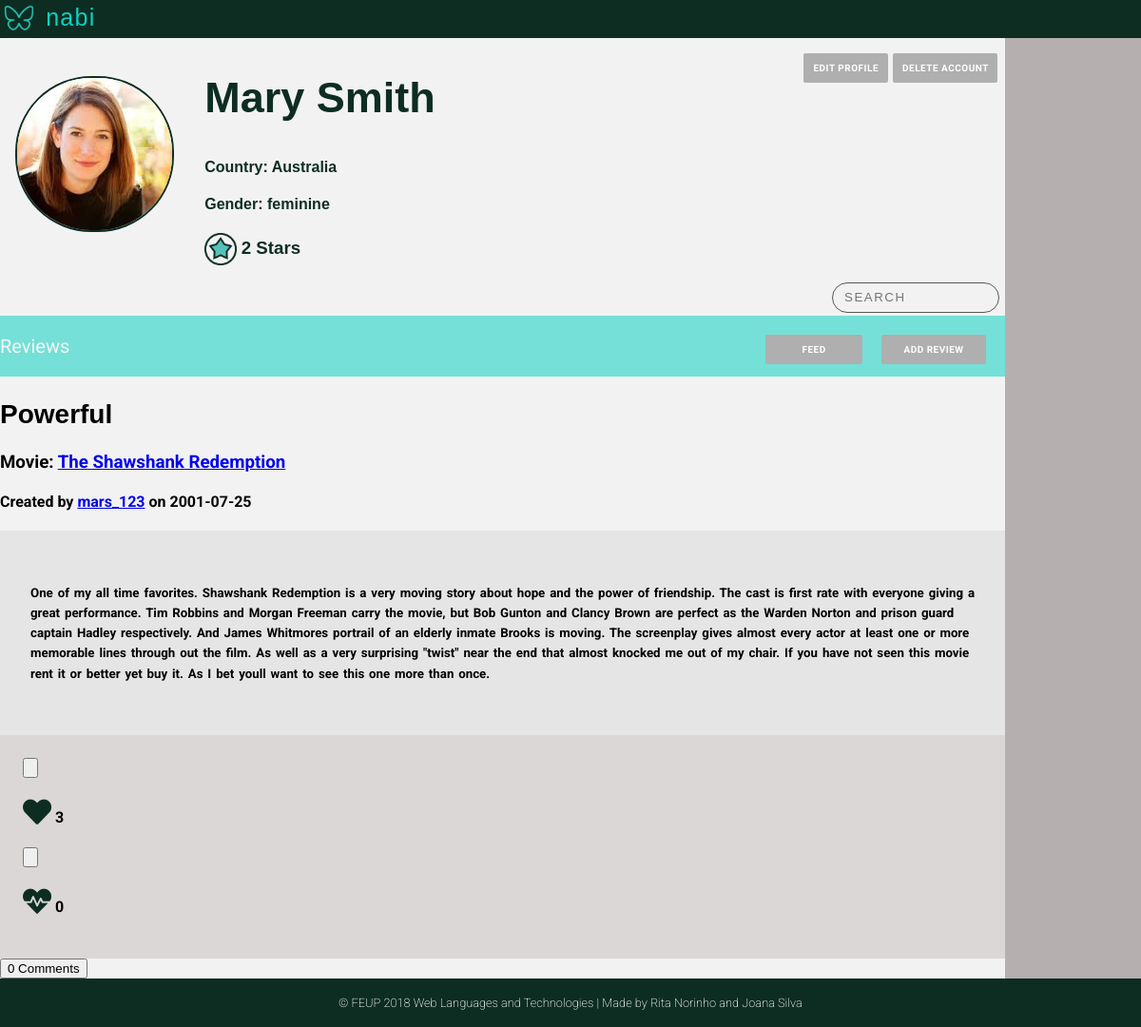
/pages/profile.php (signed in), run on the app's committed database.
### tables this page shows
CREATE TABLE User (
    ID        INTEGER PRIMARY KEY AUTOINCREMENT,
    FirstName STRING NOT NULL,
    LastName  STRING NOT NULL,
    Username  STRING UNIQUE NOT NULL,
    Gender    STRING NOT NULL,
    Birthday  DATE NOT NULL,
    Country   STRING NOT NULL,
    Email     STRING UNIQUE NOT NULL,
    Password  CHAR (256) NOT NULL,  
    Photo     STRING DEFAULT "default.jpg",
    Points    INTEGER
    
);

CREATE TABLE Review (
    ID          INTEGER PRIMARY KEY AUTOINCREMENT,
    Title       STRING  NOT NULL,
    UserID      INTEGER REFERENCES User(ID) ON DELETE CASCADE,
    MovieID     INTEGER REFERENCES Movie(ID) ON DELETE CASCADE,
    ReviewDate  DATE NOT NULL,
    Description STRING NOT NULL
    
);

### pages/profile.php (called while the page is built, shortened)
<?php
    include_once('../templates/common/tpl_header.php');
    include_once('../templates/tpl_profile.php');
    include_once('../templates/tpl_draw_reviews.php');
    include_once('../templates/common/tpl_footer.php');
    include_once('../database/db_user.php');
    if (isset($_GET['username'])){
        $username=$_GET['username'];
    }
    else {
        $username=$_SESSION['username'];
    }
    $user_info = getUserInfo($username);
    $user_reviews=getUserReviews($username);
    foreach ($user_reviews as $k => $review){
        $user_reviews[$k]['MovieName'] = getMovieName($review['MovieID']);
        $user_reviews[$k]['UserName'] = $user_info['Username'];
        $user_reviews[$k]['NumberComments'] = getNumberComments($review['ID'],$review['UserID']);
        $user_reviews[$k]['Heart'] = getLikesReview($review['ID']);
        $user_reviews[$k]['Dislike'] = getDisLikesReview($review['ID']);
    }
    draw_profile($user_info,$user_reviews);
?>

### database/db_user.php (called while the page is built, shortened)
<?php
  function getID($username) {
    $db = Database::instance()->db();
    try {
      $stmt = $db->prepare('SELECT ID FROM User WHERE username = ?');
      $stmt->execute(array($username));
      if($row = $stmt->fetch()){
        return $row['ID'];
      }
    }catch(PDOException $e) {
      return -1;
    }
  }
  function getUserInfo($username) {
      $db = Database::instance()->db();
      $stmt = $db->prepare('SELECT * FROM User WHERE username = ?');
      $stmt->execute(array($username));
      return  $stmt->fetch();
  }
  function getUserReviews($username){
    $id=getID($username);
    $db = Database::instance()->db();
    $allReviews= $db->prepare('SELECT * FROM Review WHERE UserID = ?');
    $allReviews->execute(array($id));
    $reviews= $allReviews->fetchAll();
    return $reviews;
  }
?>

### templates/tpl_profile.php (the view, shortened to what this page needs)
<body>
<?php function draw_profile($userinfo, $reviews) { ?>
<div class="profile_container">
    <div class="profile_header">
        <header>
        <p>  <img src="../assets/mininabi.png" alt="Nabi logo (butterfly)" width="40" height="40"> nabi
       </header>
    </div>
    <div class="side_nav">
    </div>
      <div class="profile_photo">
          <?php if(!(file_exists("../assets/profilePhotos/".getID($_SESSION['username']).".jpg"))){ ?>
            <img src="../assets/profilePhotos/default.jpg" width="100" height="100" alt="profile avatar">
          <?php } else{ ?>
            <img src="../assets/profilePhotos/<?=getID($_SESSION['username'])?>.jpg" width="100" height="100" alt="profile avatar">
           <?php } ?>
     </div>
    <div class="profile_info" >
        <div class="edit_profile">
           <p>
           <div class="delete">
                <input onclick="openBox('Delete Account')" type="submit" value="Delete Account"/>
            </div>
             <a href="edit_profile.php" class="edit"> edit profile </a>
            </p>
       </div>
        <div class="profile_name">
            <h2>
                  <?=$userinfo['FirstName']?> <?=$userinfo['LastName']?>
            </h2>
        </div>
        <div class="profile_country">
            <h4> Country: <?=$userinfo['Country']?> </h4>
        </div>
        <div class="profile_gender">
            <h4> Gender: <?=$userinfo['Gender']?> </h4>
        </div>
        <div class="profile_points">
        <h3><img src="../assets/star.png" alt ="star icon" >
            <?=$userinfo['Points']?> Stars </h3>
        </div>
        <div class="search_container">
          <input class="search_input" type="text" placeholder="Search">
        </div>
    </div>
    <div class="Reviews">
        <p>Reviews
        <input  onclick="openBox('Add Review')" type="submit" value ="Add Review">
        <a href="main_page.php"> Feed </a>
        </p>
    </div>
     <div class="profile_reviews">
        <?php draw_reviews($reviews); ?>
    </div>
    <div class="profile_footer">
         <?php draw_footer(); ?>
    </div>
    </div>
<?php } ?>
    </body>
    </html>

### templates/common/tpl_header.php (shortened to what this page needs)
<!DOCTYPE html>
<html>
<head>
    <link rel="stylesheet" href="../css/style.css">
    <link rel="stylesheet" href="https://use.fontawesome.com/releases/v5.3.1/css/all.css">
</head>

### templates/tpl_draw_reviews.php (shortened to what this page needs)
<body>
    <?php function draw_reviews($reviews){?>
    <?php foreach($reviews as $review){?>
        <article data-id="<?=$review['ID']?>">
        <div class="review_info">
             <h2><?=$review['Title']?> </h2>
            <h3> Movie: <a href="movie.php?movie_id=<?php echo htmlentities($review['MovieID'])?>"><?=$review['MovieName']?></a> </h3>
            <h4> Created by
            <a href="profile.php?username=<?php echo htmlentities($review['UserName'])?>"><?=$review['UserName']?></a>
            on <?=$review['ReviewDate']?></h4>
        </div>
        <div class="review_content">
            <h5><?=$review['Description']?></h5>
        </div>
        <div class="review_likes">
                <div class="likes">
                    <input type="button">
                    <h4><span class="fas fa-heart" ></span>
                    <?=$review['Heart']?></h4>
                </div>
                <div class="dislikes">
                    <input type="button">
                    <h4><span class="fas fa-heartbeat"></span>
                    <?=$review['Dislike']?></h4>
                </div>
        </div>
         <div class="comments">
            <input type="button" value="<?=$review['NumberComments']?> Comments">
        </div>
        </article>
        <?php }?>
    <?php }?>
</body>

### templates/common/tpl_footer.php
<?php function draw_footer(){?>
<footer>
    <p> &#169; FEUP 2018 Web Languages and Technologies | Made by Rita Norinho and Joana Silva  </p>
</footer>
<?php } ?>

### css/style.css (style rules this page uses)
body { margin: 0 auto; font-family: 'Roboto', sans-serif; --bg-color-dark: #0D2D22; --bg-color-light: #0ED1C1; --panel-color: #FFFFFF; --logo-font-color: #00311D; --input-color: #f2f2f2; --bg-color-nav:rgba(14, 209, 193, 0.548); --bg-color-sidenav:rgba(177, 171, 171, 0.932); --color-buttons:rgb(175, 175, 175); background-image: url('../assets/background.jpg'); background-position: center; background-attachment: fixed; background-repeat: no-repeat; background-size: cover; }
header { text-align: center; background-color: var(--bg-color-dark); }
footer p { padding:1.4em; text-align: center; background-color: var(--bg-color-dark); font-size: 0.8em; font-weight: 200; color:white; margin:0; }
div.profile_container { background-color: var(--input-color); background-image: none; display: grid; font-family: "Roboto", 'sans-serif'; grid-template-columns: auto 6fr 1fr; grid-template-rows: auto 1fr auto auto auto; grid-template-areas: "header header header" "image info goto" "nav nav goto" "reviews reviews goto" "footer footer footer"; }
.profile_header { grid-area: header; }
.profile_header p { text-align: left; color: var(--bg-color-light); font-family: 'Candara',sans-serif; font-size: 25px; margin: 0; letter-spacing: 0.05em; }
.profile_header p img { vertical-align: middle; }
.Reviews p a, .Reviews p button, .Reviews input[type="submit"] { -webkit-appearance: none; margin-right: 2em; width: 8.2em; text-align: center; margin-top:0em; }
.Reviews p button, .Reviews input[type="submit"], .edit_profile input[type="submit"], .comments input[type="submit"] { cursor: pointer; border: 0; width: 11em; }
div.profile_info { grid-area: info; font-family: 'Candara',sans-serif; color: var(--bg-color-dark); padding-left: 1em; }
.profile_points img { width: 25pt; height: 25pt; vertical-align: middle; }
.profile_photo { grid-area: image; padding: 1em; padding-top: 2.5em; }
.profile_photo img { margin:0; width: 10.2em; height: 10em; object-fit: cover; border: 2px solid var(--bg-color-dark); border-radius: 5em; }
.profile_name h2 { font-size: 45px; }
.edit_profile a , .Reviews p a,.Reviews p button, .upload_photo input[type="file"], .upload_photo input[type="submit"], .Reviews input[type="submit"], .edit_profile input[type="submit"], .comments input[type="submit"] { float: right; letter-spacing: 0.05em; font-family: "Roboto",'sans-serif'; text-transform: uppercase; text-decoration: none; font-weight: bold; background: var(--color-buttons); padding: 10px; color: var(--panel-color); font-size: 10px; border-radius: 2px; }
.profile_info p { margin-top: 1em; margin-right: 1em; }
.edit { margin-right:0.5em; }
.delete { margin-right:0.5em; }
.side_nav { background-color: var(--bg-color-sidenav); grid-area: goto; font-size: 25px; font-family: "Roboto",sans-serif; }
.Reviews { grid-area: nav; background-color: var(--bg-color-nav); color: whitesmoke; font-size: 20px; }
.search_container { width: 150px; margin: 0; float: right; margin-right: 2em; margin-bottom: 0.2em; font-family: 'Raleway', sans-serif; }
.search_input { width: 100%; padding: 6px 12px; background-color: transparent; transition: transform 250ms ease-in-out; font-size: 12x; line-height: 18px; color: #575756; background-color: transparent; background-image: url(http://mihaeltomic.com/codepen/input-search/ic_search_black_24px.svg); background-repeat: no-repeat; background-size: 16px 16px; background-position: 95% center; border-radius: 50px; border: 1px solid #575756; transition: all 250ms ease-in-out; backface-visibility: hidden; transform-style: preserve-3d; }
.search_input::placeholder { color: color(#575756 a(0.8)); text-transform: uppercase; letter-spacing: 1.5px; }
div.profile_reviews { grid-area: reviews; }
.review_info h2 { font-family: 'Candara', sans-serif; font-weight: bold; font-size: 28px; }
.review_content { margin: 0; font-family: 'Roboto', sans-serif; background-color: #d8d5d579; font-size: 16px; font-weight: 200; word-spacing: 0.1em; padding: 2em; line-height: 1.6; }
.review_likes { background-color: #c0b8b879; padding: 1.5em; }
.likes h4 span, .dislikes h4 span { font-size: 30px; color: var(--bg-color-dark); }
.profile_footer { grid-area: footer; }

### data on the page
user: FirstName "Mary", LastName "Smith", Country "Australia", Gender "feminine", Points "2"
review: Title "Powerful", MovieName "The Shawshank Redemption", UserName "mars_123", ReviewDate "2001-07-25", Description "One of my all time favorites. Shawshank Redemption is a very moving story about hope and the power of friendship. The cast is first rate with everyone giving a great performance. Tim Robbins and Morgan Freeman carry the movie, but Bob Gunton and Clancy Brown are perfect as the Warden Norton and prison guard captain Hadley respectively. And James Whitmores portrail of an elderly inmate Brooks is moving. The screenplay gives almost every actor at least one or more memorable lines through out the film. As well as a very surprising \"twist\" near the end that almost knocked me out of my chair. If you have not seen this movie rent it or better yet buy it. As I bet youll want to see this one more…", Heart "3", Dislike "0"
